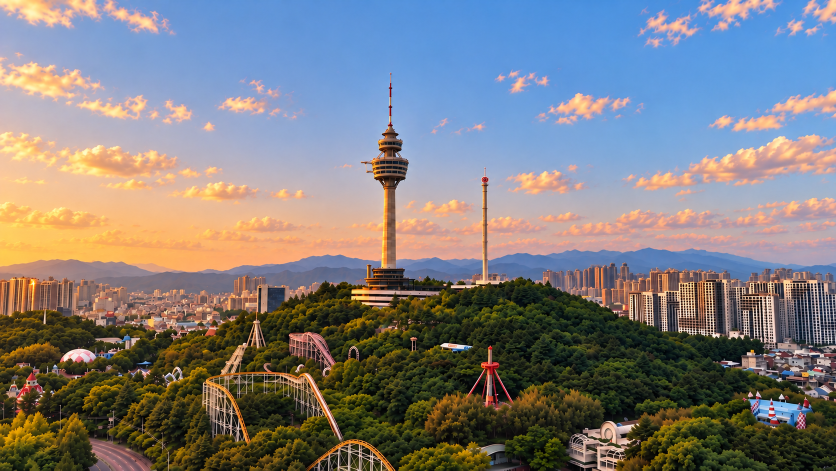
#> input picture 008_83Tower.png, 1672 x 941 px, found by its file name (shown at 1/2 size)
$ python quality_check.py   (older library calls are emulated)
#> lines starting #> are read from the running program, lines starting #| are printed output that depends on the picture; pictures that were not available may be replaced by others from this repository, and a replacement may not be noted
"""원본 이미지와 생성 영상 프레임의 화질(선명도·세부 묘사) 비교.

측정
- 모든 대상을 공통 크기 1280x720으로 줄여서(INTER_AREA) 비교한다. 작은 쪽을 키우면 그쪽의 고주파가 비어 불리해지므로 키우지 않는다.
- 선명도: 라플라시안 분산(클수록 경계·잔무늬가 많음. 진짜 세부와 과샤프닝 테두리를 구분하지 못함)
- 고주파 비중: 파워 스펙트럼에서 나이퀴스트 0.33 이상 에너지가 전체에서 차지하는 비율(%)
- 재인코딩 손실: 생성 원본 프레임 대비 편집본·사본 프레임의 PSNR
- 확대 비교: 같은 위치를 원본 크기 그대로 잘라 나란히 저장

사용: python3 work/scripts/quality_check.py  (저장소 루트, 결과는 work/test1/quality/)
"""
import os

import cv2
import numpy as np

OUT = 'work/test1/quality'
SRC_SIZE = (1672, 941)
COMMON = (1280, 720)


def frames(path, idx):
    cap = cv2.VideoCapture(path)
    n = int(cap.get(cv2.CAP_PROP_FRAME_COUNT))
    want = {i if i >= 0 else n + i for i in idx}
    got, i = {}, 0
    while True:
        ok, f = cap.read()
        if not ok:
            break
        if i in want:
            got[i] = f
        i += 1
    return [got[i if i >= 0 else n + i] for i in idx]


def common_gray(img):
    if (img.shape[1], img.shape[0]) != COMMON:
        img = cv2.resize(img, COMMON, interpolation=cv2.INTER_AREA)
    return cv2.cvtColor(img, cv2.COLOR_BGR2GRAY)


def lap_var(img):
    return float(cv2.Laplacian(common_gray(img), cv2.CV_64F).var())


def hf_ratio(img):
    g = common_gray(img).astype(np.float64)
    g -= g.mean()
    win = np.outer(np.hanning(g.shape[0]), np.hanning(g.shape[1]))
    p = np.abs(np.fft.fftshift(np.fft.fft2(g * win))) ** 2
    h, w = p.shape
    yy, xx = np.mgrid[0:h, 0:w]
    r = np.maximum(np.abs(yy - h / 2) / (h / 2), np.abs(xx - w / 2) / (w / 2))
    return float(p[r >= 0.33].sum() / p[r > 0.005].sum() * 100)


def psnr(a, b):
    return float(cv2.PSNR(a, b))


def main():
    os.makedirs(OUT, exist_ok=True)
    rows = []

    def add(name, img):
        rows.append((name, img.shape[1], img.shape[0], lap_var(img), hf_ratio(img)))

    o008, o011 = cv2.imread('008_83Tower.png'), cv2.imread('011_83Tower.png')
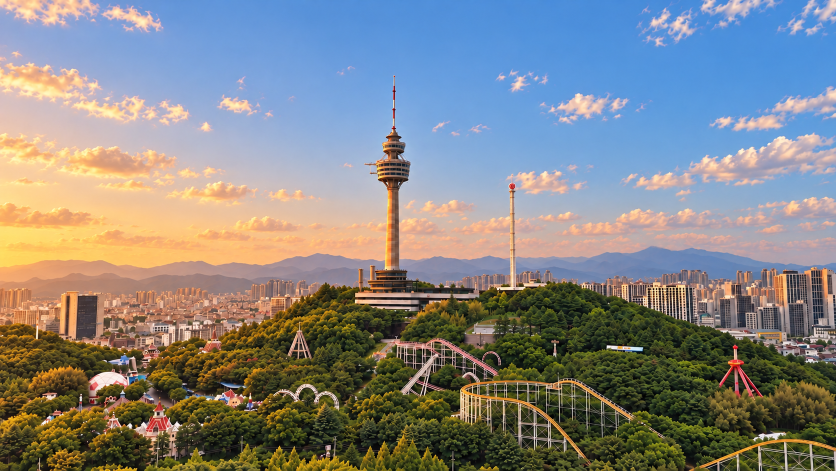
#> input picture 011_83Tower.png, 1672 x 941 px, found by its file name (shown at 1/2 size)
#> o008 is the input picture: shape (941, 1672, 3); mean B, G, R 126.2, 124.9, 126.8
#> o011 is the input picture: shape (941, 1672, 3); mean B, G, R 133.1, 133.6, 132.5
    add('원본 008', o008)
#> in common_gray, `return cv2.cvtColor(img, cv2.COLOR_BGR2GRAY)`:
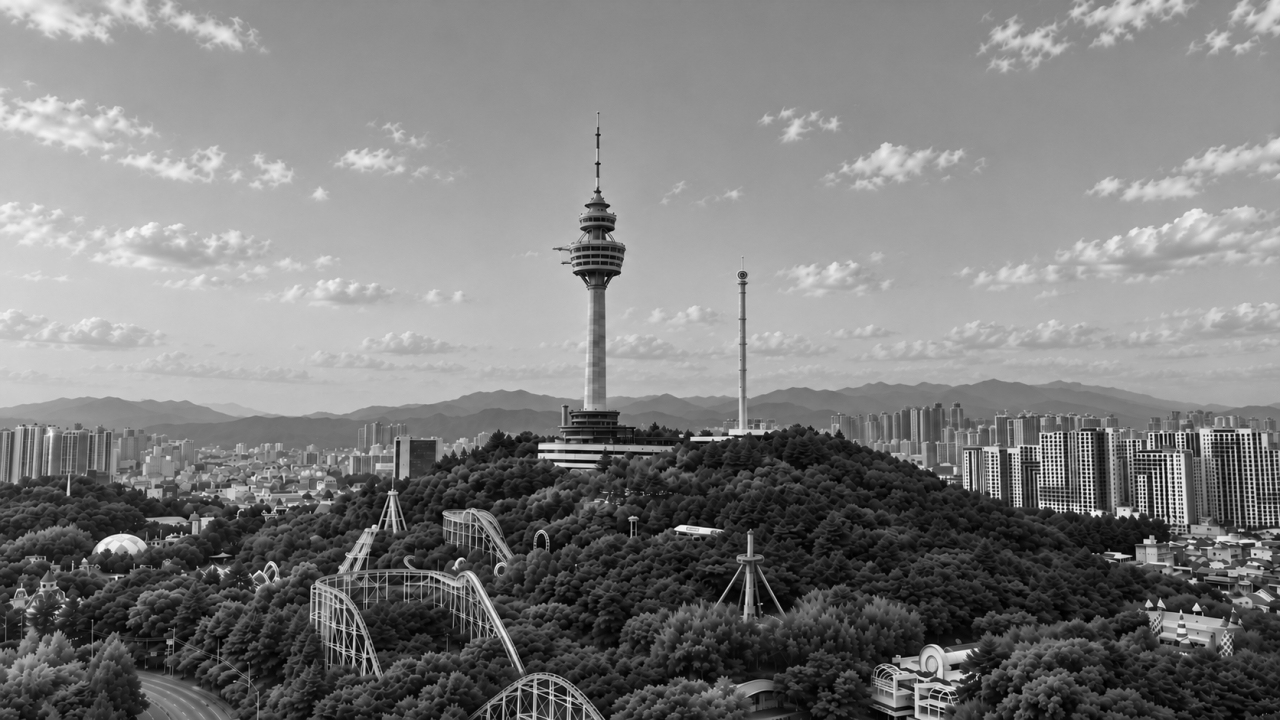
#> returned value: shape (720, 1280); min 0, max 251, mean 125.6
    add('원본 011', o011)
#> in common_gray (call 3), `return cv2.cvtColor(img, cv2.COLOR_BGR2GRAY)`:
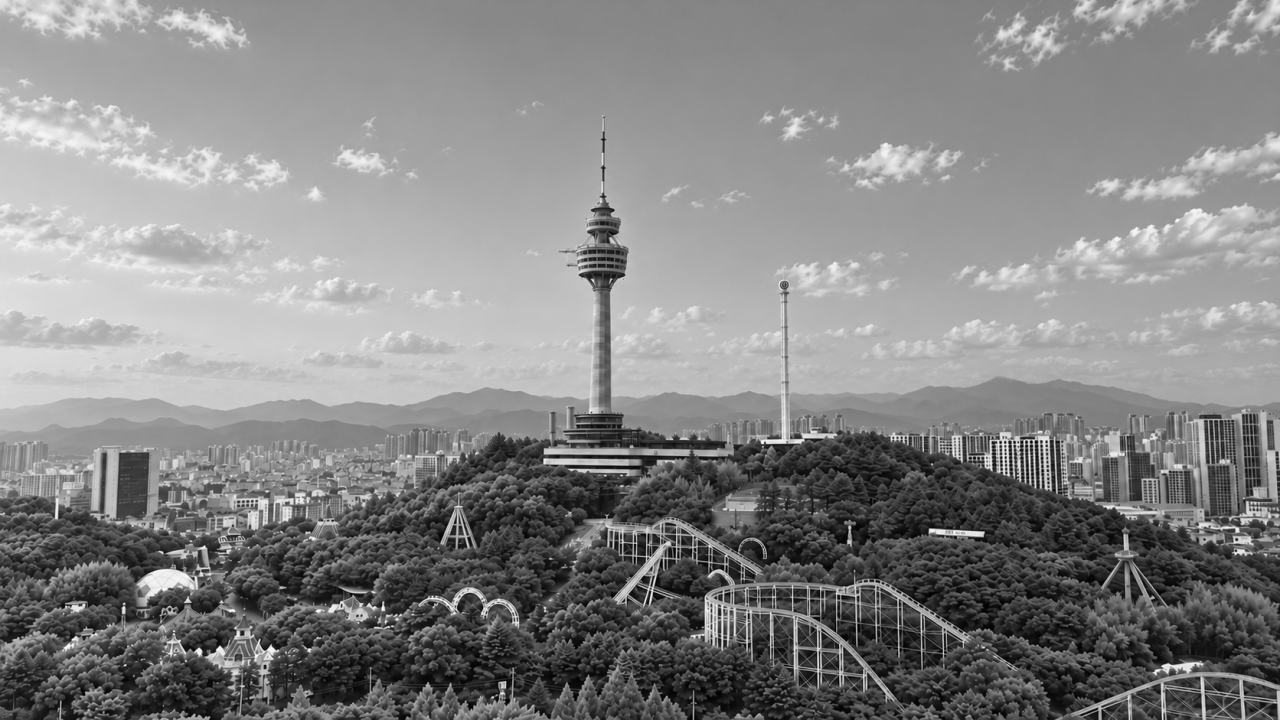
#> returned value: shape (720, 1280); min 0, max 253, mean 133.2
    add('키프레임 008ᶜ(재조명·정렬)', cv2.imread('work/test1/keyframes/008c.png'))
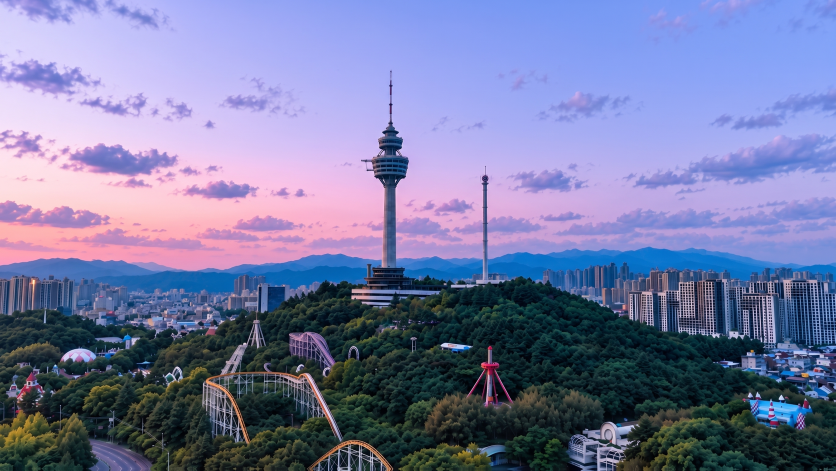
#> input picture work/test1/keyframes/008c.png, 1672 x 941 px, found by its file name (shown at 1/2 size)
#> in common_gray (call 5), `img = cv2.resize(img, COMMON, interpolation=cv2.INTER_AREA)`:
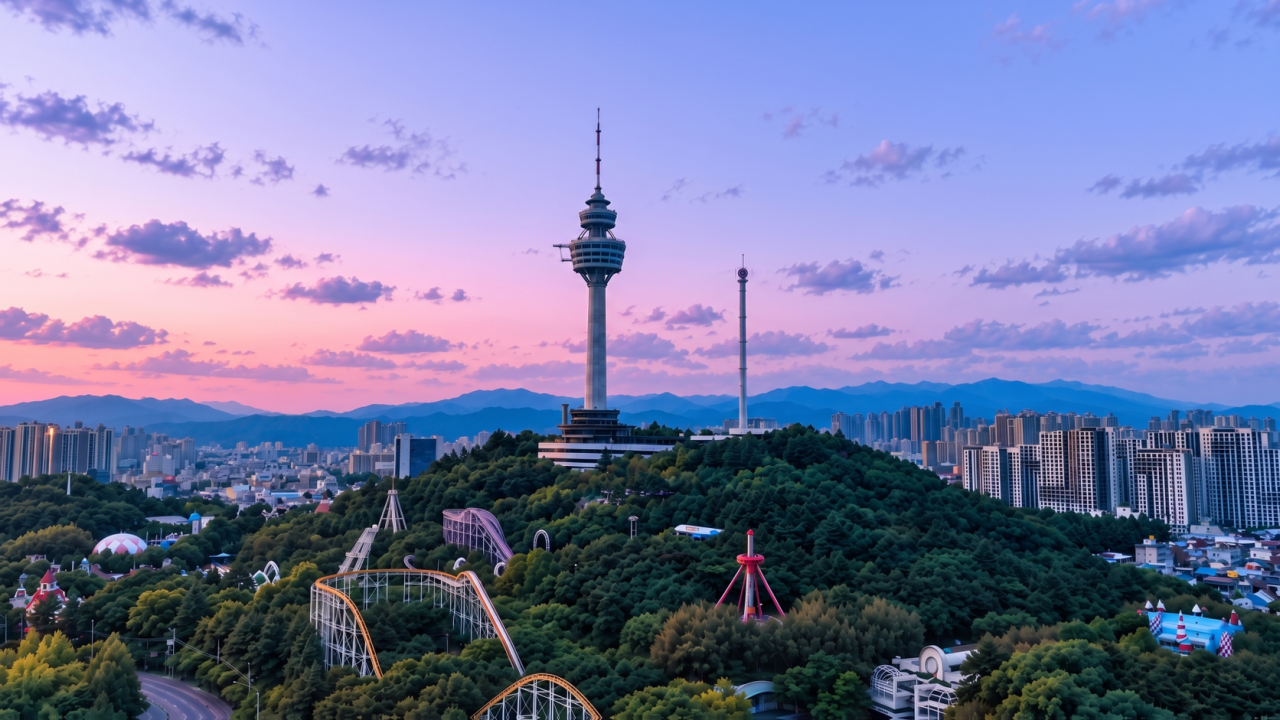
#> img: shape (720, 1280, 3); mean of channels 0, 1, 2 162.3, 121.7, 117.4; drawn as B, G, R
#> in common_gray (call 5), `return cv2.cvtColor(img, cv2.COLOR_BGR2GRAY)`:
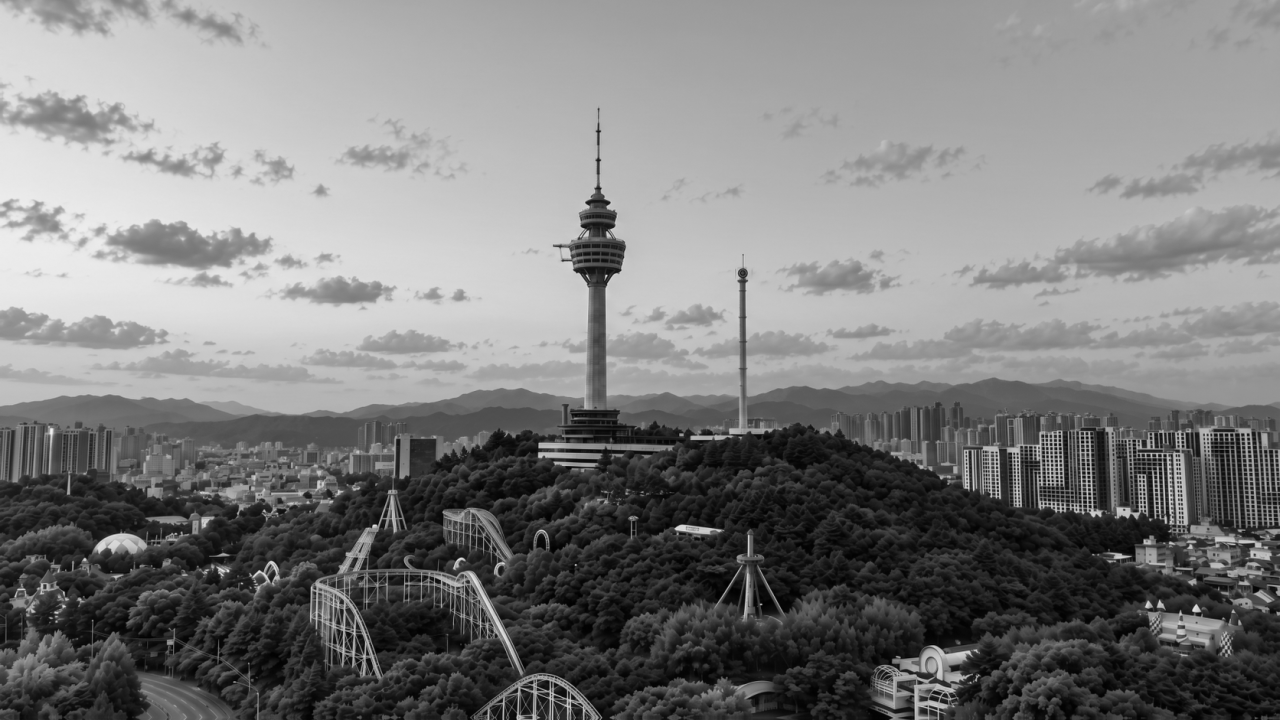
#> returned value: shape (720, 1280); min 0, max 240, mean 125.1
#> in hf_ratio, img is the input picture: shape (941, 1672, 3); mean B, G, R 162.3, 121.7, 117.4
    t1 = frames('work/test1/raw/T1_v1.mp4', [0, 96, -1])
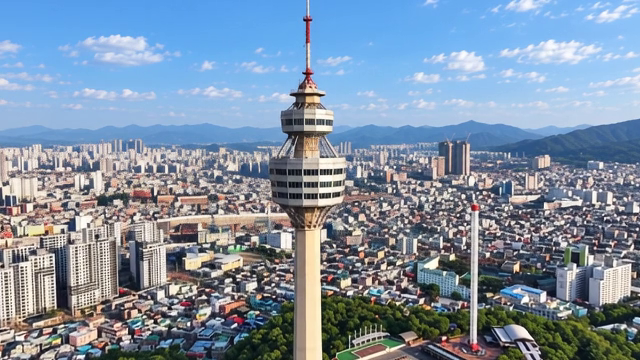
#> input picture frame 19 of work/omni/A2_clean_360p.mp4, 640 x 360 px, given in place of T1_v1.mp4, which was not available
#> in frames, f is the input picture: shape (360, 640, 3); mean B, G, R 164, 144.3, 126.9
    add('T1 1080p 첫 프레임', t1[0])
    add('T1 1080p 4초', t1[1])
    add('T1 1080p 마지막(≈011)', t1[2])
    t720 = frames('work/test1/raw/T1_720_v1.mp4', [0, 96, -1])
    add('T1 720p 첫 프레임', t720[0])
    add('T1 720p 4초', t720[1])
    add('T1 720p 마지막', t720[2])
    t2 = frames('work/test1/raw/T2d_v2.mp4', [0, 96, -1])
    add('T2 1080p 첫 프레임(=T1 마지막)', t2[0])
    add('T2 1080p 4초', t2[1])
    add('T2 1080p 마지막', t2[2])
    add('T2 끝 키프레임(낮 재조명)', cv2.imread('work/test1/keyframes/T2c_v2_last_day.png'))

    with open(os.path.join(OUT, 'sharpness.csv'), 'w', encoding='utf-8') as f:
        f.write('대상,가로,세로,라플라시안분산(1280x720),고주파비중%(1280x720)\n')
        for r in rows:
            f.write(f'{r[0]},{r[1]},{r[2]},{r[3]:.1f},{r[4]:.2f}\n')
    for r in rows:
        print(f'{r[0]:<32s} {r[1]}x{r[2]}  선명도 {r[3]:8.1f}  고주파비중 {r[4]:5.2f}%')

    # 재인코딩 손실 (편집본 앞 192프레임 = T1)
    raw = frames('work/test1/raw/T1_v1.mp4', [48, 144])
    ed = frames('work/test1/edit/test1_T1_T2d_1080p.mp4', [48, 144])
    print('편집본(CRF18) vs 생성 원본 PSNR:', [round(psnr(a, b), 2) for a, b in zip(raw, ed)])
    copy = '/tmp/claude-0/-home-user-lgh9766/dc9b2f1e-bb87-5bb9-88b1-7bff31f8376e/scratchpad/test1_T1_T2d_1080p_고화질.mp4'
    if os.path.exists(copy):
        cp = frames(copy, [48, 144])
        print('27MB 사본 vs 생성 원본 PSNR:', [round(psnr(a, b), 2) for a, b in zip(raw, cp)])

    # 확대 비교: 원본 011과 T1 마지막 프레임(011에 맞춰 생성됨)을 원본 크기로 맞춰 같은 위치 자르기
    last = cv2.resize(t1[2], SRC_SIZE, interpolation=cv2.INTER_AREA)
    l720 = cv2.resize(t720[2], SRC_SIZE, interpolation=cv2.INTER_LANCZOS4)
    for name, (x, y, w, h) in {'tower': (700, 120, 420, 300), 'park': (950, 560, 420, 300),
                               'city': (1250, 420, 420, 300)}.items():
        tiles = [o011[y:y + h, x:x + w], last[y:y + h, x:x + w], l720[y:y + h, x:x + w]]
        tiles = [cv2.resize(t, (w * 2, h * 2), interpolation=cv2.INTER_NEAREST) for t in tiles]
        for t, lab in zip(tiles, ['original 011', 'Veo 1080p last frame', 'Veo 720p last frame']):
            cv2.rectangle(t, (0, 0), (260, 30), (0, 0, 0), -1)
            cv2.putText(t, lab, (6, 22), cv2.FONT_HERSHEY_SIMPLEX, 0.7, (0, 255, 255), 2)
        cv2.imwrite(os.path.join(OUT, f'crop_{name}.jpg'), np.hstack(tiles), [cv2.IMWRITE_JPEG_QUALITY, 92])
    print('저장:', OUT)


if __name__ == '__main__':
    main()
